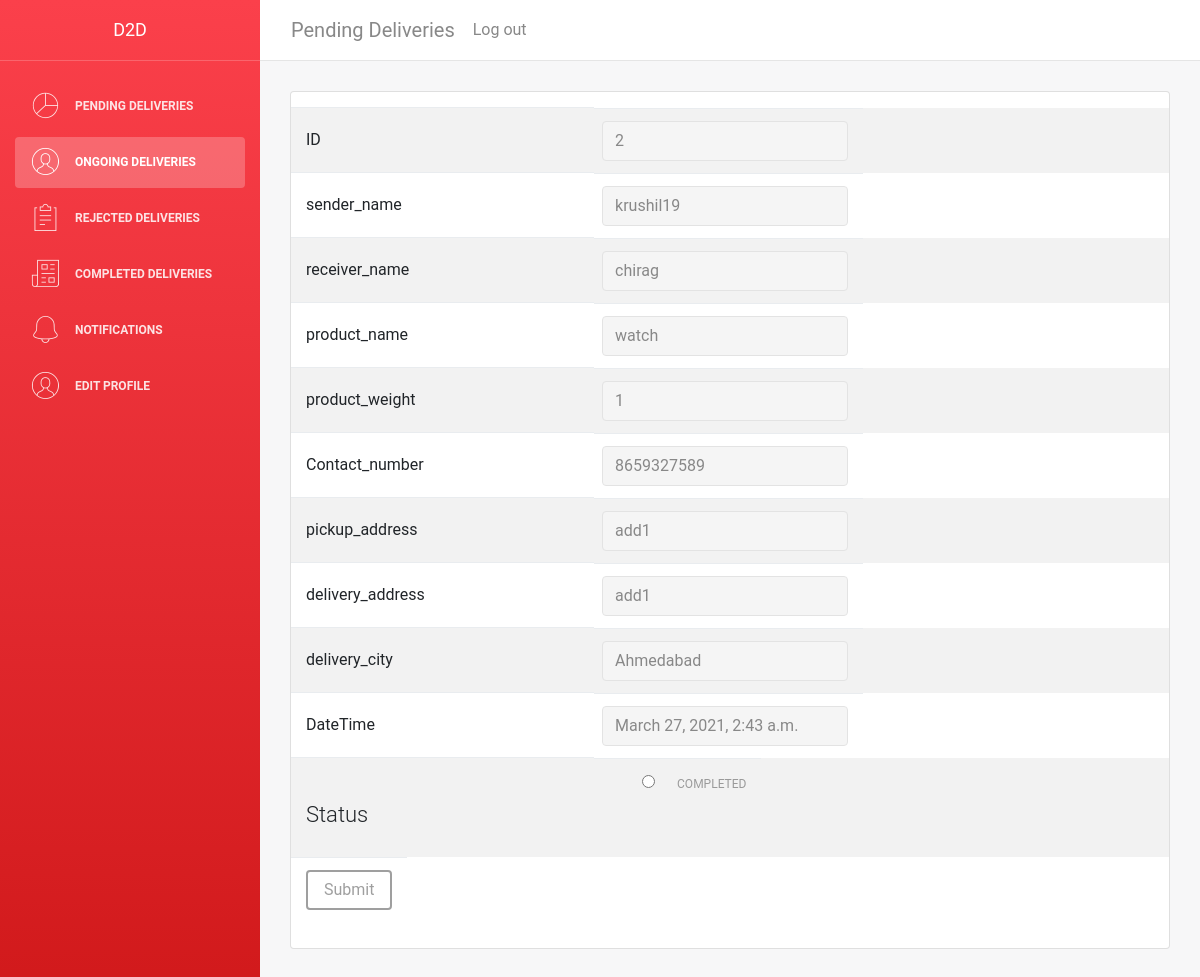
Page /delivery/viewongoingorders/2/ (signed in) on the committed database.
### delivery_person/models.py (models this page shows)
class Ongoing(models.Model):
    ongoing_id = models.AutoField
    sender_name = models.CharField(max_length=50, default="")
    receiver_name = models.CharField(max_length=50, default="")
    product_name = models.CharField(max_length=50, default="")
    product_weight = models.CharField(max_length=50, default="")
    contact_number = models.CharField(max_length=12, default="")
    pickup_address = models.TextField(max_length=250, default="")
    delivery_address = models.TextField(max_length=250, default="")
    delivery_city = models.TextField(max_length=50, default="")
    DateTime =  models.DateTimeField(auto_now=True)

### D2D/decorators.py (the view)
        def wrapper_func(request, *args, **kwargs):
            group = None
            if request.user.groups.exists():
                group = request.user.groups.all()[0].name
            if group in allowed_roles:
                return view_func(request, *args, **kwargs)
            else:
                return HttpResponse('You are not authorized to view this page')

### delivery_person/views.py (called while the page is built)
@login_required(login_url='/D2D-Login?')
@allowed_users(allowed_roles=['Delivery_person'])
def viewongoingorders(request, pk_ongoing):
    ongoing = Ongoing.objects.get(id=pk_ongoing)
    return render(request, 'viewongoingorders.html', {'ondergo' : ongoing})

### delivery_person/templates/viewongoingorders.html (shortened to what this page needs)
{% extends "deliveryperson/dashboard.html" %} {% load static %}
{% block content %}
<body>
    <div class="wrapper">
        <div class="sidebar" data-color="red">
            <div class="sidebar-wrapper">
                <div class="logo">
                    <a href="#" class="simple-text"> D2D </a>
                </div>
                <ul class="nav">
                    <li>
                        <a class="nav-link" href="{% url 'delivery_dashboard' %}">
                            <i class="nc-icon nc-chart-pie-35"></i>
                            <p>Pending Deliveries</p>
                        </a>
                    </li>
                    <li class="nav-item active">
                        <a class="nav-link" href="{% url 'ongoing' %}">
                            <i class="nc-icon nc-circle-09"></i>
                            <p>Ongoing Deliveries</p>
                        </a>
                    </li>
                    <li>
                        <a class="nav-link" href="  {% url 'rejected' %}">
                            <i class="nc-icon nc-notes"></i>
                            <p>Rejected Deliveries</p>
                        </a>
                    </li>
                    <li>
                        <a class="nav-link" href=" {% url 'completed' %}">
                            <i class="nc-icon nc-paper-2"></i>
                            <p>Completed Deliveries</p>
                        </a>
                    </li>
                    <li>
                        <a class="nav-link" href="  {% url 'notifications' %}">
                            <i class="nc-icon nc-bell-55"></i>
                            <p>Notifications</p>
                        </a>
                    </li>
                    <li>
                        <a class="nav-link" href="  {% url 'user' %}">
                            <i class="nc-icon nc-circle-09"></i>
                            <p>Edit Profile</p>
                        </a>
                    </li>
                </ul>
            </div>
        </div>
        <div class="main-panel">
            <nav class="navbar navbar-expand-lg" color-on-scroll="500">
                <div class="container-fluid">
                    <a class="navbar-brand" href="{% url 'delivery_dashboard' %}"> Pending Deliveries </a>
                    <div class="collapse navbar-collapse justify-content-end" id="navigation">
                        <ul class="nav navbar-nav mr-auto">
                                <li class="nav-item">
                                    <a class="nav-link" href="{% url 'logout' %}">
                                        <span class="no-icon">Log out</span>
                                    </a>
                                </li>
                            </ul>
                    </div>
                </div>
            </nav>
            <div class="content">
                <div class="container-fluid">
                    <div class="row">
                        <div class="col-md-12">
                            <div class="card strpied-tabled-with-hover">
                                <div class="card-body table-full-width table-responsive">
                                    <form method="post" action="{% url 'hendleongoing' %}">
                                        <table class="table table-hover table-striped">
                                            <tbody>
                                                <tr>
                                                    <td>ID</td>
                                                    <td><input class="form-control" type="text" id="id" name="id" placeholder="{{ondergo.id}}" value="{{ondergo.id}}" readonly>
                                                    </td>
                                                </tr>
                                                <tr>
                                                    <td>sender_name</td>
                                                    <td><input class="form-control" text="text" id="sender_name" name="sender_name" value="{{ondergo.sender_name}}" placeholder="{{ondergo.sender_name}}" readonly></td>
                                                </tr>
                                                <tr>
                                                    <td>receiver_name</td>
                                                    <td><input class="form-control" text="text" id="receiver_name" name="receiver_name" value="{{ondergo.receiver_name}}{{ondergo.requester_name}}" placeholder="{{ondergo.receiver_name}}{{ondergo.requester_name}}" readonly></td>
                                                </tr>
                                                <tr>
                                                    <td>product_name</td>
                                                    <td><input class="form-control" text="text" id="product_name" name="product_name" value="{{ondergo.product_name}}" placeholder="{{ondergo.product_name}}" readonly></td>
                                                </tr>
                                                <tr>
                                                    <td>product_weight</td>
                                                    <td><input class="form-control" text="text" id="product_weight" name="product_weight" value="{{ondergo.product_weight}}" placeholder="{{ondergo.product_weight}}" readonly></td>
                                                </tr>
                                                <tr>
                                                    <td>Contact_number</td>
                                                    <td><input class="form-control" text="text" id="contact_number" name="contact_number" value="{{ondergo.contact_number}}" placeholder="{{ondergo.contact_number}}" readonly></td>
                                                </tr>
                                                <tr>
                                                    <td>pickup_address</td>
                                                    <td><input class="form-control" text="text" id="pickup_address" name="pickup_address" value="{{ondergo.pickup_address}}" placeholder="{{ondergo.pickup_address}}" readonly></td>
                                                </tr>
                                                <tr>
                                                    <td>delivery_address</td>
                                                    <td><input class="form-control" text="text" id="delivery_address" name="delivery_address" value="{{ondergo.delivery_address}}" placeholder="{{ondergo.delivery_address}}" readonly></td>
                                                </tr>
                                                <tr>
                                                    <td>delivery_city</td>
                                                    <td><input class="form-control" text="text" id="delivery_city" name="delivery_city" value="{{ondergo.delivery_city}}" placeholder="{{ondergo.delivery_city}}" readonly></td>
                                                </tr>
                                                <tr>
                                                    <td>DateTime</td>
                                                    <td><input class="form-control" text="text" id="DateTime" name="DateTime" value="{{ondergo.DateTime}}" placeholder="{{ondergo.DateTime}}" readonly></td>
                                                </tr>
                                                <tr>
                                                    <td>
                                                        <h4>Status</h4>
                                                    </td>
                                                    <td>
                                                        <div class="cutom-control custom-radio " style="margin-left:20px;">
                                                            <div class="form-check">
                                                                <input class="form-check-input" type="radio" style="margin-left:20px;" name="status" id="completed" value="completed">
                                                                <label class="form-check-label" style="margin-left:20px;" for="completed">
                                                        Completed
                                                </label>
                                                    </td>
                                                </tr>
                                                <td>
                                                    <button class="btn btn-dark" class="form-control" type="submit" name="submit ">Submit</button></td>
                                        </tbody>
                                    </table>
                                        </form>
                                </div>
                            </div>
                                    </div>
                                </div>
                            </div>
                        </div>
                    </div>
                </div>
            {% endblock %}

### rows in the picture
Ongoing: id "2", sender_name "krushil19", receiver_name "chirag", product_name "watch", product_weight "1", contact_number "8659327589", pickup_address "add1", delivery_address "add1", delivery_city "Ahmedabad", DateTime "March 27, 2021, 2:43 a.m."
